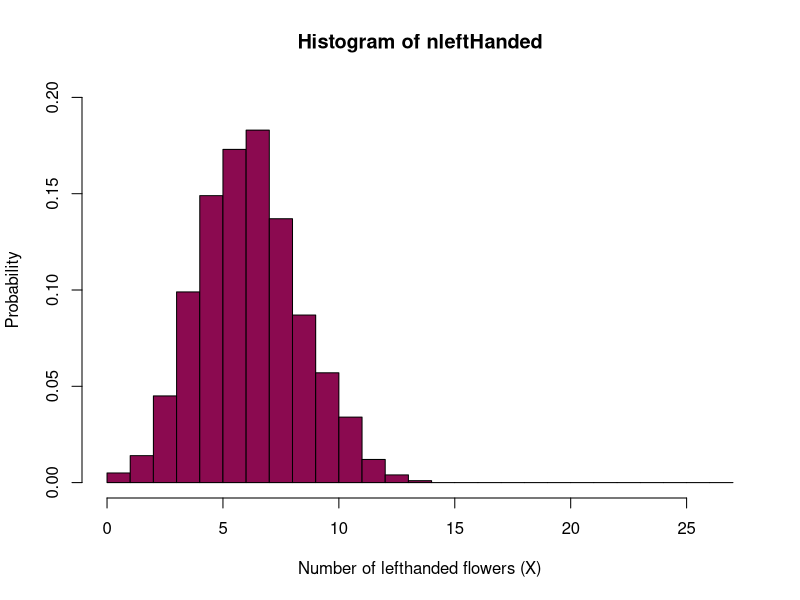
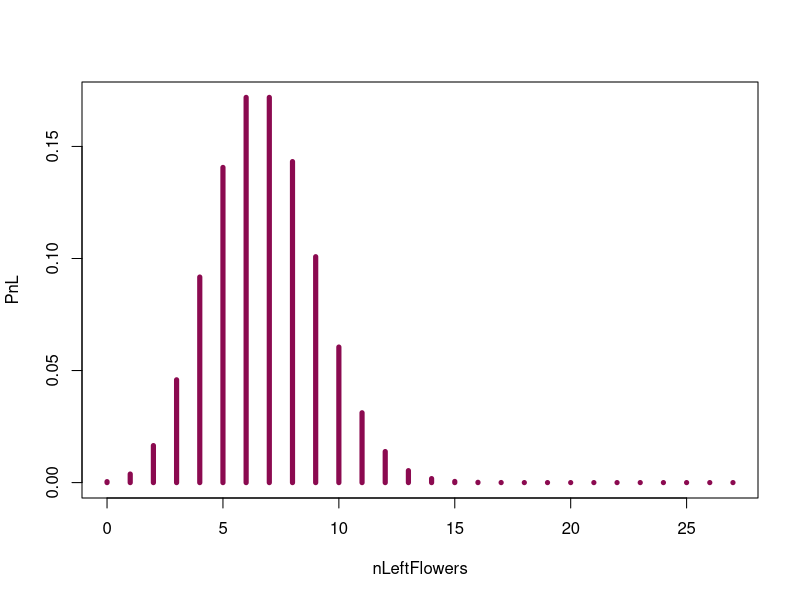
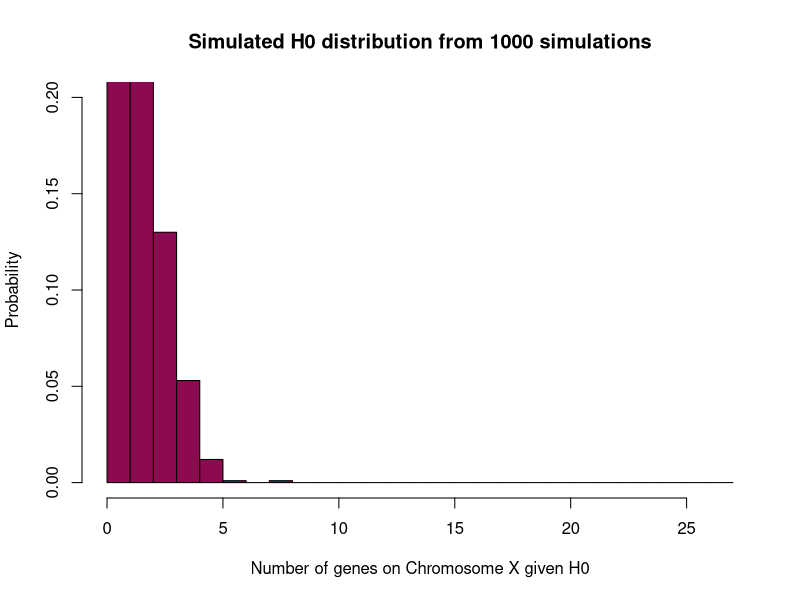
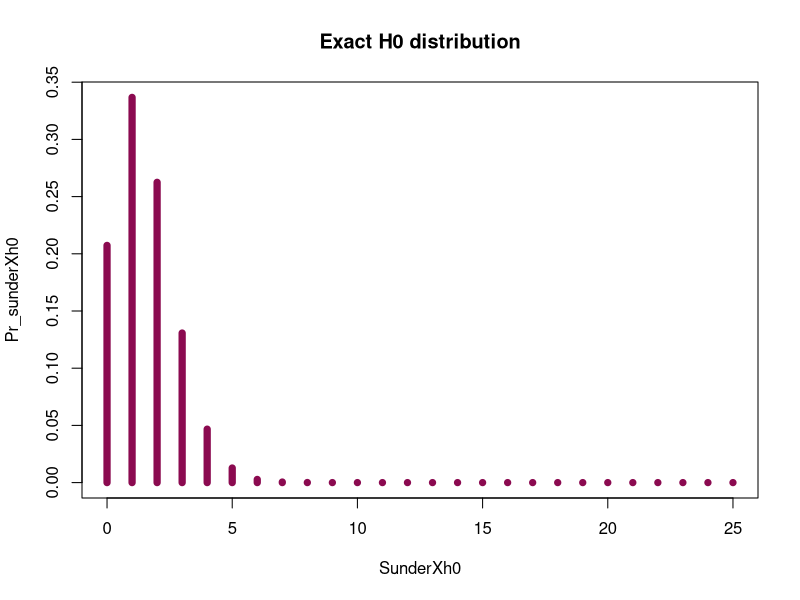
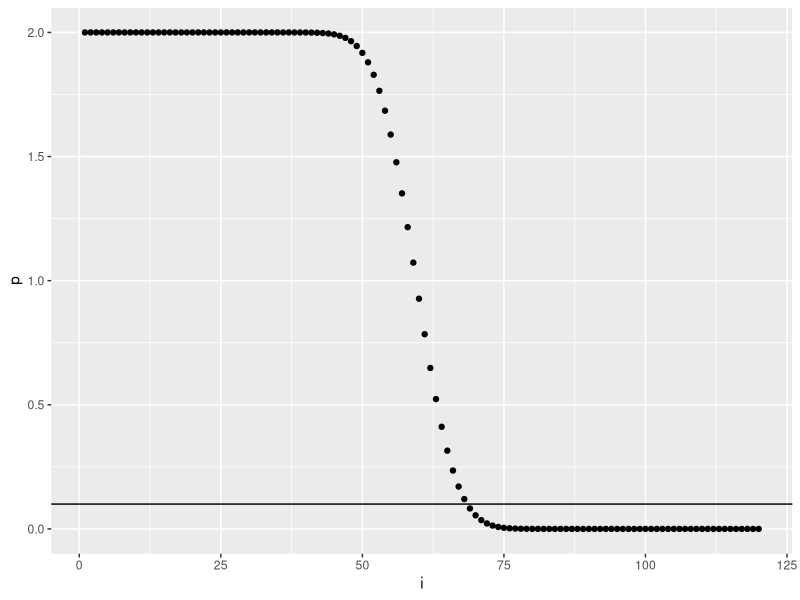
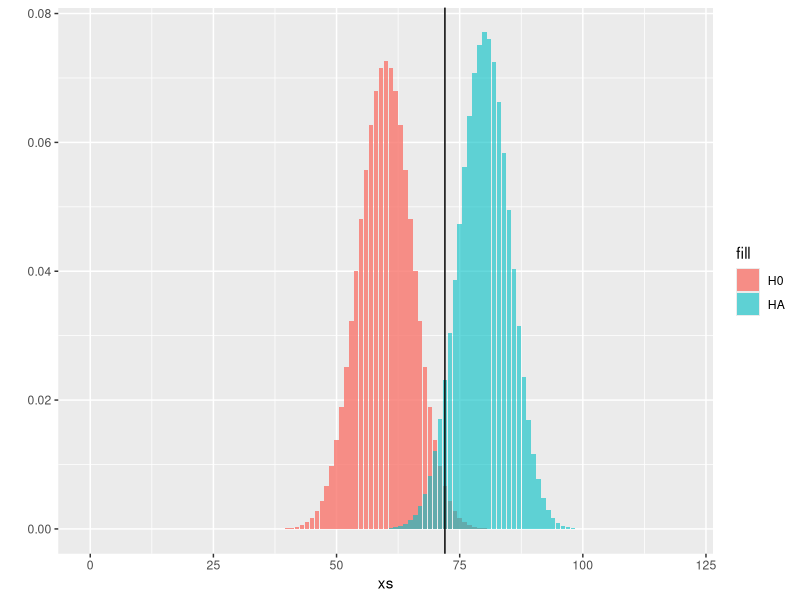
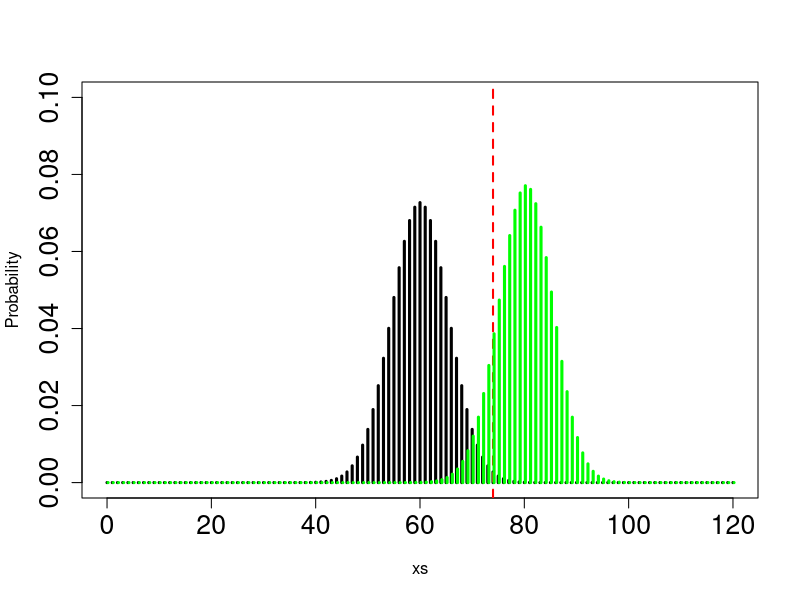

Source code (R) for these figures, in order:
## ---- chunk 1
library(tidyverse) # I will need this later for fancy plotting
## ---- chunk 2
rbinom(n = 1, size = 25, prob = 0.5) ## try to evaluate that several times (you get different numbers)
## ---- chunk 3
dbinom(x = 2, size = 25, prob = 0.5)
## ---- chunk 4
rbinom(n = 100, size = 3, prob = 1/6)
# we want 100 observations
# we have 3 dice - so the number of trials is 3
# and the probability of getting a 3 is 1/6
## ---- chunk 5
dbinom(x = 0, size = 3, prob = 1/6)
dbinom(x = 2, size = 3, prob = 1/6)

## ---- chunk 6
nleftHanded= rbinom(n = 10^3, size =27, p=0.25) # Simulated H0 distribution for the number of left handed flowers

hist(nleftHanded, prob=T, breaks=seq(from=0, to = 27, by = 1), col="deeppink4",
     xlab="Number of lefthanded flowers (X)",
     ylim=c(0,0.2), 
     ylab="Probability")
## ---- chunk 7
nLeftFlowers=seq(from=0, to = 27, by = 1) #creates a sequence of numbers from 0 to 27 - you can think about this as "bins" on your histogram
PnL=dbinom(x = nLeftFlowers, size = 27, prob = 0.25 ) # exact H0 distribution for the number of left handed flowers - we take the sequence of numbers ("bins") we created before and calculate the probabilities for every single one (aka the probability of observing 0, 1, 2...27 left-handed flowers out of 27 if the probability of being left-handed is 0.25)

sum(PnL) # sanity check (if it is a probability --> sums to 1)
plot(nLeftFlowers,PnL, type ="h", col="deeppink4", lwd=5) #lwd is just the width of the lines, so you can play around with it and see if you find a different line width more aesthetically pleasing
## ---- chunk 8
# Simulated
SunderXh0 = rbinom(n = 10^3, size = 25, p=0.061) # simulated nulldistribution for the number of spermatogenesis genes falling on X under H0 - we have 25 genes in total and the probability of falling on the X is 0.061 under the null
# what rbinom does is that it gives you a bunch (10^3) random numbers from the binomial distribution - and depending on the probability, you may or may not see every possibility / event happening

hist(SunderXh0, prob=T, breaks=seq(from=0, to = 27, by = 1), col="deeppink4",
     xlab="Number of genes on Chromosome X given H0",
     ylim=c(0,0.2), 
     ylab="Probability", 
     main = "Simulated H0 distribution from 1000 simulations")

# here you can see that there is not much to look at after X = 7 - the probability of observing more is so small that 1000 simulations are not enough to observe them at least once

# Exact
SunderXh0=seq(from=0, to = 25, by = 1)
Pr_sunderXh0=dbinom(x = SunderXh0, size = 25, prob = 0.061) # exact H0 distribution for the number of spermatogenesis genes falling on X under H0

# this one is exact because you are not relying on your luck (and simulation) and hope that you'll observe every possibility at least once - instead, you are calculating the exact probabilities of observing 0, 1...25 genes on the X under H0

sum(Pr_sunderXh0) # sanity check (if it is a probability --> sums to 1)
plot(x = SunderXh0, y = Pr_sunderXh0, type ="h", col="deeppink4", lwd=7, main = "Exact H0 distribution") 

## ---- chunk 9
#Sum the probabilities from being 11 and above
sum(Pr_sunderXh0[11:25])
## ---- chunk 10
SimulatedP= rbinom(n = 10^5, size =25, p=0.061) # Simulated H0 distribution for the number of left handed flowers

2*(sum(SimulatedP>10)/(10^5)) #P-value of 10 or more genes on X, assuming H0 - you sum up the simulated values that are larger than 10, divide it by the total number of simulations and multiply it by 2 to get the P-value for this two-tailed test

## ---- chunk 11
0.25*12
## ---- chunk 12
n = 12
prop_estimate = 0.25 #expected fraction of wrinkled peas
SE = sqrt((prop_estimate*(1-prop_estimate))/n)
SE
## ---- chunk 13
var = SE**2
var
## ---- chunk 14
dbinom(x = 2, size = 12, prob = 0.25)
## ---- chunk 15
xs=seq(from =0, to =120, by=1)
H0=dbinom(x = xs,size = 120,prob = 0.5) #the null distribution
HA = dbinom(x = xs,size = 120,prob = 2/3) #the alternative distribution
data = as.data.frame(cbind(xs, H0, HA)) #putting everything to one dataframe for convenience

# What's the treshold where 90% of data is expected to lie within?
i = seq(1,120,1) # just numbers from 1 to 120
p = 2 * (1-pbinom(q = i,size = 120,prob = 0.5)) # 120 p-values
treshold = as.data.frame(cbind(i, p))

# let's plot it - the horizontal line signifies that threshold:
ggplot(treshold)+
  geom_point(aes(i,p))+
  geom_hline(aes(yintercept = 0.1))

# another plot to show the distributions
ggplot(data)+
geom_histogram(aes(x = xs, y = H0, fill = "H0"), stat = "identity", alpha = 0.80)+
geom_histogram(aes(x = xs, y = HA, fill = "HA"), stat = "identity", alpha = 0.60)+
ylab("")+
geom_vline(aes(xintercept = 72))

# we measure how many values from HA are over this threshold, which is going to be our desired power
cat("Power, with n = 120 and significance level = 0.1:" ,1-pbinom(q = 72,size = 120,prob = 2/3))
## ---- chunk 16
xs=seq(from =0, to =120, by=1)
MypH0=dbinom(x = xs, size = 120, prob = 0.5)
# calculate the number of individuals that would result in NOT rejecting the null and the number of individuals that would result in rejecting the null - this is the threshold we're looking for, which is 74 individuals in this case
1-pbinom(q = 74,size = 120,prob = 0.5) 

MypHA=dbinom(x = xs,size = 120,prob = 2/3)
plot(xs,MypH0, col="black", type="h", lwd=3, xlab="xs", ylim=c(0,0.1), ylab="Probability", cex.axis=1.6)
abline(v=74, col="red", lwd=2, lty=2)
points(xs+0.2,MypHA, col=" green", type="h", lwd=3)

1- pbinom(q = 74, prob = 2/3,size = 120) #the power

